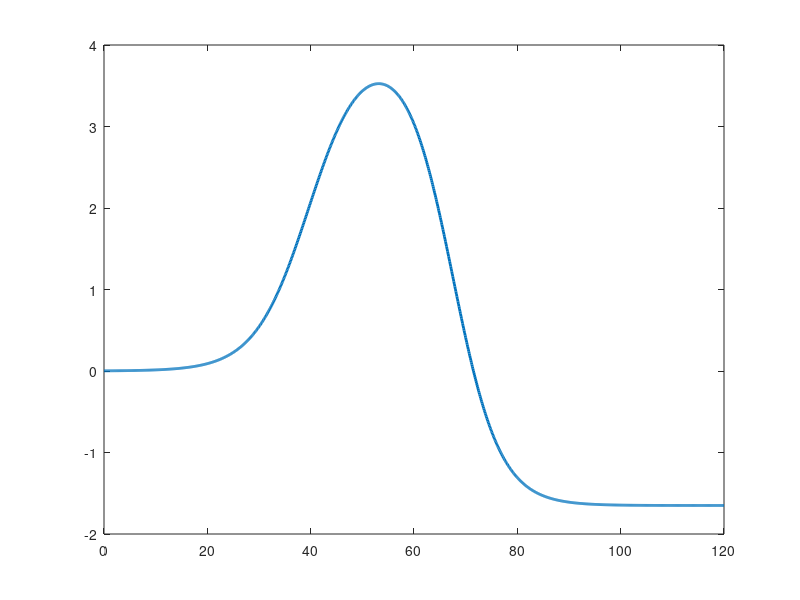
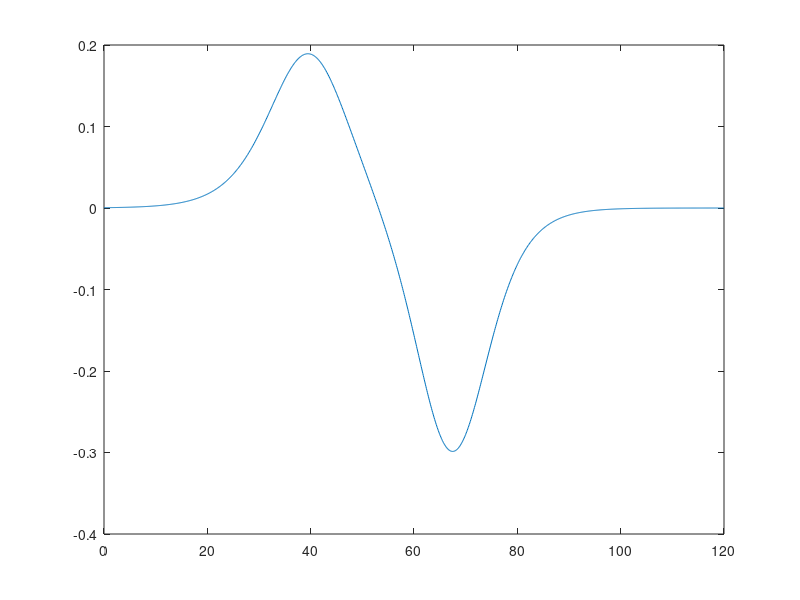

The MATLAB source for these figures, in order:
%% 双移线轨迹
clear 
clc

%双移线------------------
 shape=2.4;%参数名称，用于参考轨迹生成
 dx1=25;dx2=21.95;%没有任何实际意义，只是参数名称
 dy1=4.05;dy2=5.7;%没有任何实际意义，只是参数名称
 Xs1=27.19;Xs2=56.46;%参数名称
 cx=0:0.1:120;%%cx就是规划轨迹点的x坐标
 t1=0:0.05:17.9;
 t2=t1';
 z1=shape/dx1*(cx-Xs1)-shape/2;
 z2=shape/dx2*(cx-Xs2)-shape/2;
 cy=dy1/2.*(1+tanh(z1))-dy2/2.*(1+tanh(z2));%cy就是规划轨迹点的y坐标

 %这个path用于carsim道路模型搭建
path=[cx',cy'];


figure(1)

plot(cx,cy,'LineWidth',2)

% 绘制闭合路径
% plot(cx, cy, '-o'); % 在二维平面上绘制路径
% title('Closed Loop Reference Path');
% xlabel('X');
% ylabel('Y');

ref_x=cx;
ref_y=cy;

%以下求参考横摆角，在纯跟踪算法里没用到
dif_x=diff(ref_x);
dif_xxxx=[dif_x,dif_x(end)];
dif_y=diff(ref_y);
dif_yyyy=[dif_y,dif_y(end)];
refHeading = atan2(dif_yyyy , dif_xxxx);


figure(2)
plot(cx,refHeading )


